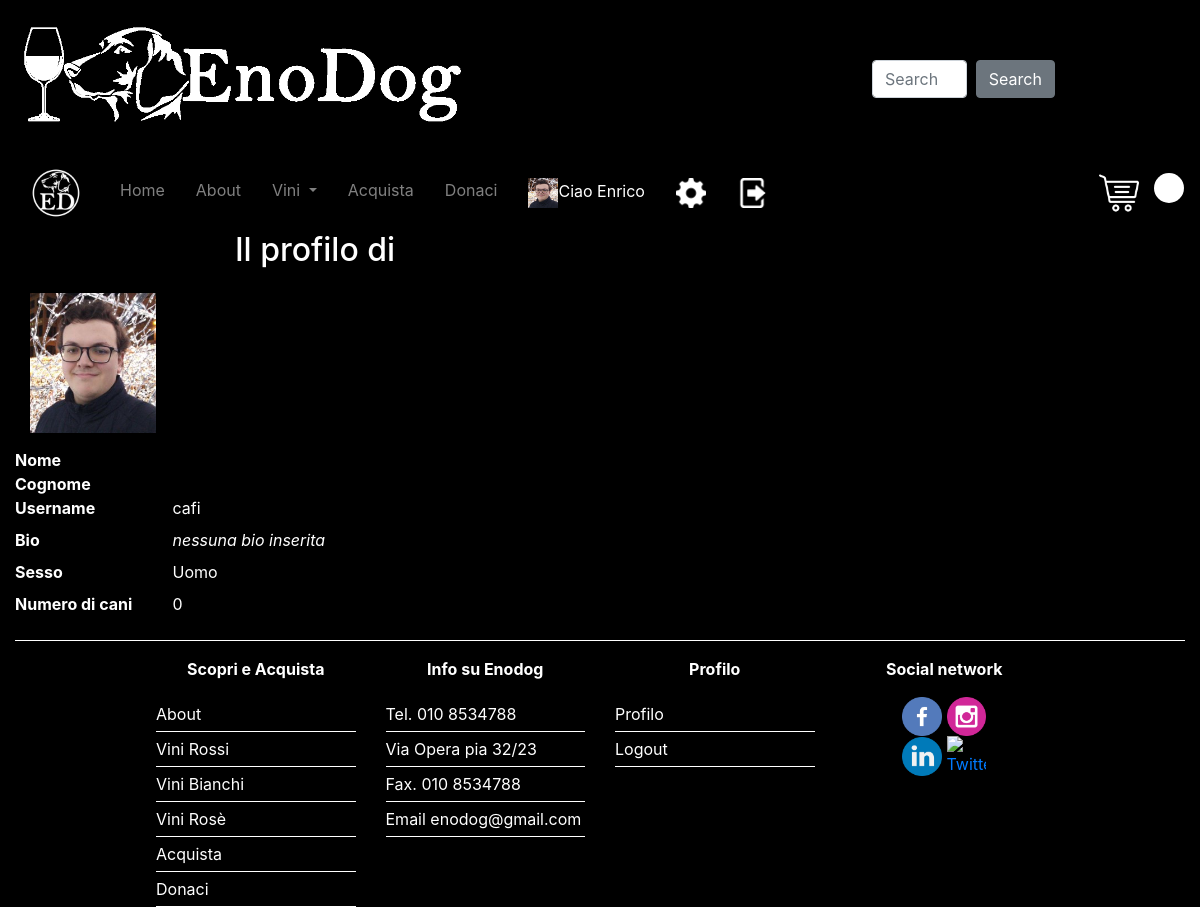
The page /php/profile.php?id=8 (signed in) on the database its author committed.
### tables this page shows
CREATE TABLE IF NOT EXISTS `utenti` (
`IdUser` int(20) NOT NULL,
  `Nome` varchar(30) NOT NULL,
  `Cognome` varchar(30) NOT NULL,
  `Nickname` varchar(30) NOT NULL,
  `Password` varchar(30) NOT NULL,
  `Email` varchar(30) NOT NULL,
  `Ruolo` int(1) NOT NULL DEFAULT '0',
  `Immagine` varchar(150) DEFAULT '../immagini/utenti/predefinita.png',
  `Descrizione` text,
  `DataNascita` date NOT NULL,
  `Sesso` varchar(1) NOT NULL,
  `Cani` int(11) NOT NULL DEFAULT '0'
);

### php/profile.php (the view, shortened to what this page needs)
<!DOCTYPE html>
<html>
	<?php
			include'function.php';
	?>
	<head>
		<?php
			head("EnoDog","Venditore vini per cani","vino, cani");
		?>
	</head>
	<body>
	<div class="container-fluid" >
		<?php
			$conn=connect();
            testa(6,$conn);
            if (!isset($_SESSION["id"])){
                echo '<div class="alert alert-danger" role="alert">Errore: questa pagina è disponibile solo per gli utenti autenticati. <a href="login.php" class="alert-link">Effettua il login</a>.</div>';
            }else {
        ?>
        <?php
            if (isset($_GET["id"]) && ($_GET["id"] != $_SESSION["id"])){
                $query = "SELECT Nome, Cognome, Nickname, Immagine, Descrizione, Sesso, Cani FROM utenti WHERE IdUser = '" . $_GET["id"] . "'";
                $result = $conn->query($query);
                $row = $result->fetch_assoc();
        ?>
            <div id="profileview" class="profile">
            <h2>Il profilo di <?php echo $row["Nome"] . " " . $row["Cognome"]; ?></h2>
            <img class="propic" src="<?php echo $row["Immagine"]; ?>" alt="Immagine di profilo" height="140px" width="auto">
            <dl class="row">
                <dt class="col-sm-3">Nome</dt>
                <dd class="col-sm-9"><?php echo $row["Nome"]; ?></dd>
                <dt class="col-sm-3">Cognome</dt>
                <dd class="col-sm-9"><?php echo $row["Cognome"]; ?></dd>
                <dt class="col-sm-3">Username</dt>
                <dd class="col-sm-9"><?php echo $row["Nickname"]; ?></dd>
                <dt class="col-sm-3">Bio</dt>
                <dd class="col-sm-9"><?php
                    if (!isset($row["Descrizione"]) || $row["Descrizione"] == ""){
                        echo "<i>nessuna bio inserita</i>";
                    } else {
                        echo $row["Descrizione"];
                    }
                ?></dd>
                <?php
                    if ($row["Sesso"] != NULL){
                        ?>
                        <dt class="col-sm-3">Sesso</dt>
                        <dd class="col-sm-9"><?php if($row["Sesso"] == "M"){ echo "Uomo";} else { echo "Donna"; } ?></dd>
                        <?php
                    }
                ?>
                <dt class="col-sm-3">Numero di cani</dt>
                <dd class="col-sm-9"><?php echo $row["Cani"]; ?></dd>
                </dl>
            </div>
        <?php
            }
            }
			footer();
		?>
	</div>
	</body>
</html>

### php/function.php (shortened to what this page needs)
<?php
	function head($title,$description,$keywords){?>
		<link rel="stylesheet" href="https://stackpath.bootstrapcdn.com/bootstrap/4.2.1/css/bootstrap.min.css">
		<link href="../css/style.css" rel="stylesheet" type="text/css" />
	<?php
	}
	function testa($selezionato,$conn){
		?>
		<header class="row justify-content-between">
			<div class="col-6" >
			    <img src="../immagini/logo.png" class="img-fluid"  alt="Responsive image">
			</div>
			<div class="col-6" id="search-area">
				<form class="form-inline"  id="search-form"  name="sea" action="search.php" method="post">
					<input class="form-control " id="searc" name="searc" onmouseover="search(true);" onclick="search(true);" type="search" placeholder="Search" aria-label="Search" required>&nbsp;&nbsp;
					<button class="btn btn-secondary" type="submit" id="searchbtn">Search</button>
				</form>
			</div>
		</header>
		<nav class="navbar navbar-expand-lg navbar-dark " id="menu" onclick="search(false);">
			  <a class="navbar-brand" href="index.php">
					<img src="../immagini/logopiccolo.png" width="50" height="50" alt="">
				</a>
			  <div class="collapse navbar-collapse" id="navbarNavDropdown">
				<ul class="navbar-nav" >
				  <li class="nav-item <?php if($selezionato==0) echo"active";?>">
					<a class="nav-link" href="index.php">Home </a>
				  </li>
				  <li class="nav-item <?php if($selezionato==1) echo"active";?>">
					<a class="nav-link" href="about.php">About</a>
				  </li>
				  <li class="nav-item dropdown <?php if($selezionato==2) echo"active";?>">
					<a class="nav-link dropdown-toggle <?php if(!(isset($_SESSION['utente']))) echo "disabled"; ?>" href="#" id="navbarDropdownMenuLink" data-toggle="dropdown" aria-haspopup="true" aria-expanded="false">
					  Vini
					</a>
				  </li>
				  <li class="nav-item <?php if($selezionato==3) echo"active";?>">
					<a class="nav-link <?php if(!(isset($_SESSION['utente']))) echo "disabled"; ?>" href="acquista.php">Acquista</a>
				  </li>
				  <li class="nav-item <?php if($selezionato==4) echo"active";?>">
					<a class="nav-link" href="donate.php">Donaci</a>
				  </li>
					<?php if((isset($_SESSION['utente']))){
							$query="SELECT * FROM utenti where IdUser='".$_SESSION['id']."' ";
							$w=mysqli_query($conn,$query);
							$row=mysqli_fetch_assoc($w);
							echo "<li class='nav-item "; if($selezionato==6) echo"active'"; else echo"'";
							echo "><a class='nav-link' href='profile.php'><img src='".$row['Immagine']."' width='30' height='30' alt=''>Ciao ".$row['Nome']."</a></li>";
							if($row['Ruolo']==1){
								echo "<li class='nav-item'> <a class='nav-link' href='admin.php' alt='admin'><img src='../immagini/ingr.png'  width='30' height='30'></a></li>";
							}
							echo "<li class='nav-item'> <a class='nav-link' href='' alt='logout'><img src='../immagini/logout.png' onclick='logout();'  width='30' height='30'></a></li>";
					}?>
				</ul>
			  </div>
			  <?php if((isset($_SESSION['utente']))){?>
					  <div class='row' id="car">
						  <div class='col'>
								<img src='../immagini/carrello.png' width='40' height='40' alt=''>
						  </div>
						  <div id='carrello'>
							<?php echo "
							<span>";
							$query="SELECT SUM(Quantita) FROM acquisti where IdUtente='".$_SESSION['id']."' and Acquistato=0 ;";
							$w=mysqli_query($conn,$query);
							$row=mysqli_fetch_assoc($w);
							echo $row['SUM(Quantita)']."</span>
						  </div>
					  </div>";
			  }?>
		</nav>
		<?php
	}
		?>
	<?php
	function footer(){
		?>
		<hr>
		<div class="container" onclick="search(false);">
			<footer>
				<div class="row" id="footer">
					<div class="col" ><p class="foot"><b>Scopri e Acquista</b></p></div>
					<div class="col"><p class="foot"><b>Info su Enodog</b></p></div>
					<div class="col"><p class="foot"><b>Profilo</b></p></div>
					<div class="col"><p class="foot"><b>Social network</b></p></div>
					<div class="col">
						<ul class="li">
							<li  class="link" ><a href="about.php">About</a></li>
							<li class="link"><a href="vini.php?v=0">Vini Rossi</a></li>
							<li class="link"><a href="vini.php?v=1">Vini Bianchi</a></li>
							<li class="link"><a href="vini.php?v=2">Vini Rosè</a></li>
							<li class="link"><a href="acquista.php">Acquista</a></li>
							<li class="link"><a href="donate.php">Donaci</a></li>
						</ul>
					</div>
					<div class="col">
						<ul class="li">
							<li class="">Tel. 010 8534788</li>
							<li class="">Via Opera pia 32/23</li>
							<li class="">Fax. 010 8534788</li>
							<li class="">Email enodog@gmail.com</li>
						</ul>
					</div>
					<div class="col">
						<ul class="li">
							<li class="link"><a href="profile.php">Profilo</a></li>
							<li class="link"><a href="" onclick="logout();">Logout</a></li>
						</ul>
					</div>
					<div class="col" id="sf">
						<a href="http://www.facebook.com"><img class="social" src="../immagini/facebook.png" alt="Facebook"></a>
						<a href="http://www.instagram.com"><img class="social" src="../immagini/instagram.png" alt="Instagram"></a><br>
						<a href="http://www.linkedin.com"><img class="social" src="../immagini/linkedin.png" alt="LinkedIn"></a>
						<a href="http://www.twitter.com"><img class="social" src="../immagini/twitter.png" alt="Twitter"></a>
					</div>
				</div>
			</footer>
		</div>
		<?php
	}
?>

### css/style.css (style rules this page uses)
body { background-color:black; color:white; }
header { height:35%; }
header img { width:450px; height:100%; }
#menu { background-color:black; color:white; height:10%; transition: height 1s; }
.nav-item { text-align:center; }
#menu li { margin-left:15px; }
hr { height:1px; border-width:0; color:white; background-color:white; }
.li li { border-bottom:1px solid white; padding-bottom:5px; padding-top:5px }
h2 { text-align:center; }
p { text-align:justify; }
#search-area { padding: 5% 1% 1% 1%; max-width: 340px; }
#searc { width:30%; transition: width 1s; }
#carrello { background-color:white; color:black; border-radius:15px; width:30px; height:30px; text-align:center; }
footer { background-color:rgba(0,0,0); }
.foot { text-align:center; }
.social { max-width:20%; min-width:30px; }
.li { list-style-type: none; margin: 0; padding: 0; }
hr { width:100%; color:white; size:0.5; }
.profile { width: 90%; max-width: 600px; }
.propic { margin: 15px; }
#about, footer { width:80%; margin-left:10%; }
#about .col, #sf { text-align:center; }
.link a { text-decoration:none; color:white; }

### rows shown on the page
utenti: Immagine (picture), Nome "Enrico"
utenti: Immagine (picture), Nickname "cafi", Cani "0"
